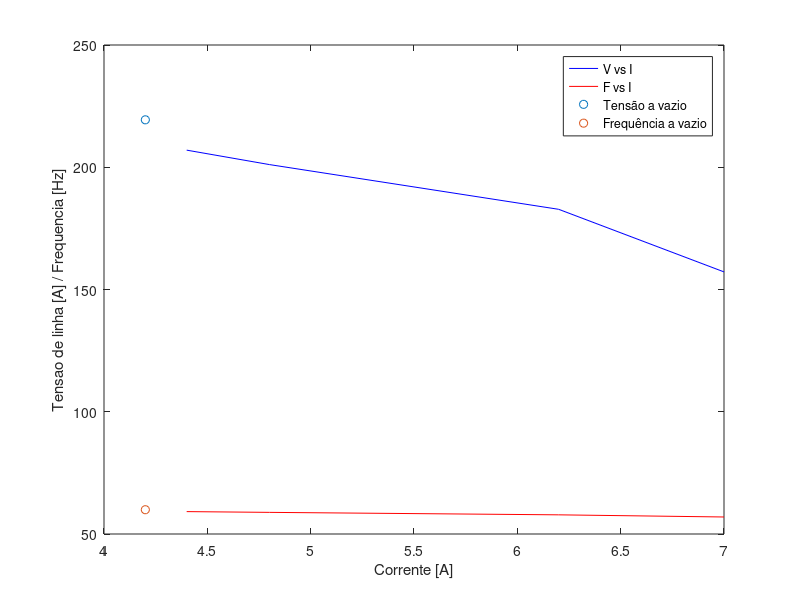

Recreate this plot in MATLAB.
% Nomes: 
%         Lucas Guimarães Braga   RA: 182543
%         Lucas Zenichi Terada    RA: 182775
%         Nícolas F. R. A. Prado  RA: 185142
%         Thiago H. C. da Cruz    RA: 187576

%curvas de regulação

V1 = [207 201.1 182.8 157.2];


I1 = [4.4 4.8 6.2 7.0];


f1 = [59.16 58.85 57.84 56.96 ];

V_vazio = [219.4];
I_vazio = [4.2];
f_vazio = [59.93];

plot(I1,V1,'b')
hold on
plot(I1,f1,'r')
hold on
scatter(I_vazio,V_vazio)
hold on
scatter(I_vazio,f_vazio)
legend('V vs I', 'F vs I', 'Tensão a vazio', 'Frequência a vazio')
xlabel('Corrente [A]')
ylabel('Tensao de linha [A] / Frequencia [Hz]')